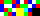

Tiled map render using the project's own tile images. Description and the map definition, with tile-layer contents summarised, below:
An orthogonal 5x2 tile map with 8x8 px tiles, 2 tile layers (csv, zlib), 1 hidden layer not drawn, 1 image layer and 2 objects (player, exit).

<map version="1.10" tiledversion="1.10.2" orientation="orthogonal" renderorder="right-down" width="5" height="2" tilewidth="8" tileheight="8" infinite="0" nextlayerid="9" nextobjectid="3">
 <properties>
  <property name="title" value="Fixture" />
  <property name="level" type="int" value="3" />
  <property name="gravity" type="float" value="9.5" />
  <property name="night" type="bool" value="true" />
 </properties>
 <tileset firstgid="1" source="std_tmxlite_tiles.tsx" />
 <layer id="1" name="csv" width="5" height="2">
  <data encoding="csv">
1,2147483649,1073741825,536870913,3758096385,
2684354561,1610612737,0,3221225473,0
</data>
 </layer>
 <group id="2" name="group">
  <layer id="3" name="zlib" width="5" height="2">
   <data>[10 cells, 1 non-empty, 1 distinct tile ids]</data>
  </layer>
 </group>
 <layer id="4" name="hidden" width="5" height="2" visible="0">
  <data>[10 cells, 10 non-empty, 1 distinct tile ids]</data>
 </layer>
 <objectgroup id="5" name="objects">
  <object id="1" name="spawn" type="player" x="8" y="0" width="8" height="8">
   <properties>
    <property name="hp" type="int" value="10" />
   </properties>
  </object>
  <object id="2" name="exit" x="32" y="8" width="8" height="8" />
 </objectgroup>
 <imagelayer id="6" name="badge" offsetx="24" offsety="8">
  <image source="std_tmxlite_badge.png" width="4" height="4" />
 </imagelayer>
</map>
